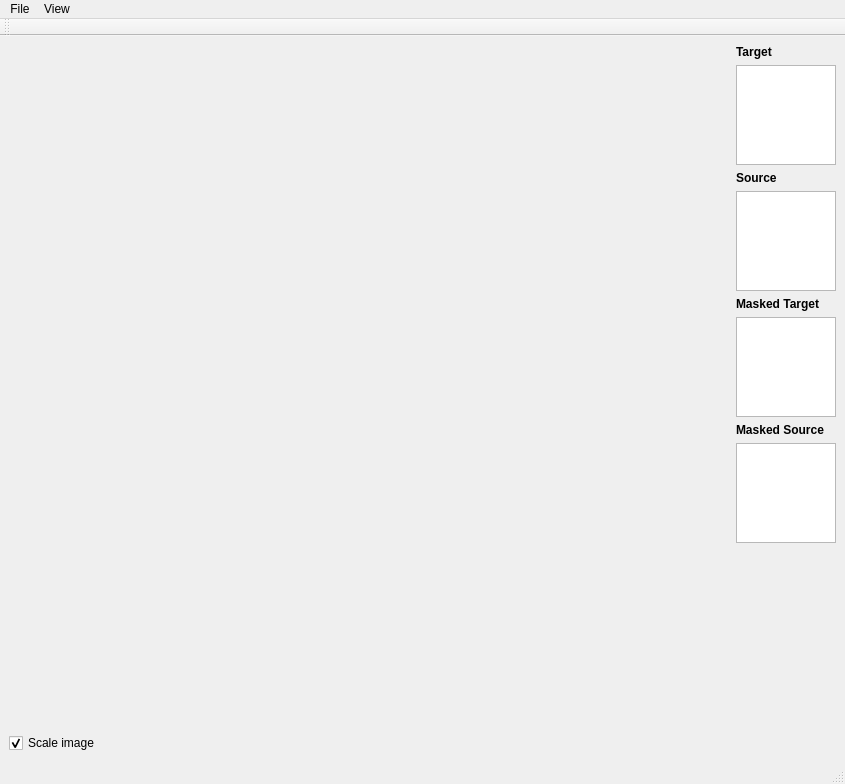
<?xml version="1.0" encoding="UTF-8"?>
<ui version="4.0">
 <class>BasicViewerWidget</class>
 <widget class="QMainWindow" name="BasicViewerWidget">
  <property name="geometry">
   <rect>
    <x>0</x>
    <y>0</y>
    <width>845</width>
    <height>784</height>
   </rect>
  </property>
  <property name="sizePolicy">
   <sizepolicy hsizetype="Expanding" vsizetype="Expanding">
    <horstretch>0</horstretch>
    <verstretch>0</verstretch>
   </sizepolicy>
  </property>
  <property name="windowTitle">
   <string>Patch Based Inpainting</string>
  </property>
  <widget class="QWidget" name="centralwidget">
   <property name="sizePolicy">
    <sizepolicy hsizetype="Expanding" vsizetype="Expanding">
     <horstretch>0</horstretch>
     <verstretch>0</verstretch>
    </sizepolicy>
   </property>
   <layout class="QGridLayout" name="gridLayout">
    <item row="0" column="0">
     <layout class="QHBoxLayout" name="horizontalLayout" stretch="0,6,1">
      <item>
       <layout class="QVBoxLayout" name="verticalLayout"/>
      </item>
      <item>
       <layout class="QVBoxLayout" name="verticalLayout_2" stretch="0,9">
        <property name="sizeConstraint">
         <enum>QLayout::SetNoConstraint</enum>
        </property>
        <item>
         <layout class="QHBoxLayout" name="horizontalLayout_10"/>
        </item>
        <item>
         <widget class="QVTKWidget" name="qvtkWidget"/>
        </item>
       </layout>
      </item>
      <item>
       <layout class="QVBoxLayout" name="verticalLayout_6">
        <item>
         <layout class="QHBoxLayout" name="horizontalLayout_4">
          <item>
           <widget class="QLabel" name="label_4">
            <property name="font">
             <font>
              <weight>75</weight>
              <bold>true</bold>
             </font>
            </property>
            <property name="text">
             <string>Target</string>
            </property>
           </widget>
          </item>
         </layout>
        </item>
        <item>
         <widget class="QGraphicsView" name="gfxTarget">
          <property name="enabled">
           <bool>true</bool>
          </property>
          <property name="maximumSize">
           <size>
            <width>100</width>
            <height>100</height>
           </size>
          </property>
          <property name="baseSize">
           <size>
            <width>50</width>
            <height>50</height>
           </size>
          </property>
          <property name="verticalScrollBarPolicy">
           <enum>Qt::ScrollBarAlwaysOff</enum>
          </property>
          <property name="horizontalScrollBarPolicy">
           <enum>Qt::ScrollBarAlwaysOff</enum>
          </property>
          <property name="backgroundBrush">
           <brush brushstyle="NoBrush">
            <color alpha="255">
             <red>0</red>
             <green>0</green>
             <blue>0</blue>
            </color>
           </brush>
          </property>
         </widget>
        </item>
        <item>
         <layout class="QHBoxLayout" name="horizontalLayout_5">
          <item>
           <widget class="QLabel" name="label_3">
            <property name="font">
             <font>
              <weight>75</weight>
              <bold>true</bold>
             </font>
            </property>
            <property name="text">
             <string>Source</string>
            </property>
           </widget>
          </item>
         </layout>
        </item>
        <item>
         <widget class="QGraphicsView" name="gfxSource">
          <property name="maximumSize">
           <size>
            <width>100</width>
            <height>100</height>
           </size>
          </property>
          <property name="baseSize">
           <size>
            <width>50</width>
            <height>50</height>
           </size>
          </property>
          <property name="verticalScrollBarPolicy">
           <enum>Qt::ScrollBarAlwaysOff</enum>
          </property>
          <property name="horizontalScrollBarPolicy">
           <enum>Qt::ScrollBarAlwaysOff</enum>
          </property>
          <property name="backgroundBrush">
           <brush brushstyle="NoBrush">
            <color alpha="255">
             <red>0</red>
             <green>0</green>
             <blue>0</blue>
            </color>
           </brush>
          </property>
         </widget>
        </item>
        <item>
         <widget class="QLabel" name="label">
          <property name="font">
           <font>
            <weight>75</weight>
            <bold>true</bold>
           </font>
          </property>
          <property name="text">
           <string>Masked Target</string>
          </property>
         </widget>
        </item>
        <item>
         <widget class="QGraphicsView" name="gfxMaskedTarget">
          <property name="maximumSize">
           <size>
            <width>100</width>
            <height>100</height>
           </size>
          </property>
         </widget>
        </item>
        <item>
         <widget class="QLabel" name="label_2">
          <property name="font">
           <font>
            <weight>75</weight>
            <bold>true</bold>
           </font>
          </property>
          <property name="text">
           <string>Masked Source</string>
          </property>
         </widget>
        </item>
        <item>
         <widget class="QGraphicsView" name="gfxMaskedSource">
          <property name="maximumSize">
           <size>
            <width>100</width>
            <height>100</height>
           </size>
          </property>
         </widget>
        </item>
        <item>
         <spacer name="verticalSpacer">
          <property name="orientation">
           <enum>Qt::Vertical</enum>
          </property>
          <property name="sizeHint" stdset="0">
           <size>
            <width>20</width>
            <height>40</height>
           </size>
          </property>
         </spacer>
        </item>
       </layout>
      </item>
     </layout>
    </item>
    <item row="1" column="0">
     <widget class="QCheckBox" name="chkScaleImage">
      <property name="text">
       <string>Scale image</string>
      </property>
      <property name="checked">
       <bool>true</bool>
      </property>
     </widget>
    </item>
   </layout>
  </widget>
  <widget class="QMenuBar" name="menubar">
   <property name="geometry">
    <rect>
     <x>0</x>
     <y>0</y>
     <width>845</width>
     <height>28</height>
    </rect>
   </property>
   <widget class="QMenu" name="menuFile">
    <property name="title">
     <string>File</string>
    </property>
    <addaction name="actionSave"/>
    <addaction name="actionQuit"/>
   </widget>
   <widget class="QMenu" name="menuView">
    <property name="title">
     <string>View</string>
    </property>
    <addaction name="actionFlipImageVertically"/>
    <addaction name="actionFlipImageHorizontally"/>
   </widget>
   <addaction name="menuFile"/>
   <addaction name="menuView"/>
  </widget>
  <widget class="QStatusBar" name="statusbar"/>
  <widget class="QToolBar" name="toolBar">
   <property name="windowTitle">
    <string>toolBar</string>
   </property>
   <attribute name="toolBarArea">
    <enum>TopToolBarArea</enum>
   </attribute>
   <attribute name="toolBarBreak">
    <bool>false</bool>
   </attribute>
  </widget>
  <action name="actionOpen">
   <property name="text">
    <string>Open</string>
   </property>
  </action>
  <action name="actionSavePointsLeft">
   <property name="text">
    <string>Save Points</string>
   </property>
  </action>
  <action name="actionSavePointsRight">
   <property name="text">
    <string>Save Points</string>
   </property>
  </action>
  <action name="actionOpenImageRight">
   <property name="text">
    <string>Open Image</string>
   </property>
  </action>
  <action name="actionLoadPointsLeft">
   <property name="text">
    <string>Load Points</string>
   </property>
  </action>
  <action name="actionLoadPointsRight">
   <property name="text">
    <string>Load Points</string>
   </property>
  </action>
  <action name="actionHelp">
   <property name="text">
    <string>Help</string>
   </property>
  </action>
  <action name="actionQuit">
   <property name="text">
    <string>Quit</string>
   </property>
  </action>
  <action name="actionOpenPointCloudLeft">
   <property name="text">
    <string>Open PointCloud</string>
   </property>
  </action>
  <action name="actionOpenPointCloudRight">
   <property name="text">
    <string>Open PointCloud</string>
   </property>
  </action>
  <action name="actionFlipImageVertically">
   <property name="text">
    <string>Flip Image Vertically</string>
   </property>
  </action>
  <action name="actionFlipRightImage">
   <property name="text">
    <string>Flip Right Image</string>
   </property>
  </action>
  <action name="actionSaveResult">
   <property name="text">
    <string>Save Result</string>
   </property>
  </action>
  <action name="actionOpenMask">
   <property name="text">
    <string>Open Mask</string>
   </property>
  </action>
  <action name="actionOpenMaskInverted">
   <property name="text">
    <string>Open Mask Inverted</string>
   </property>
  </action>
  <action name="actionFlipImageHorizontally">
   <property name="text">
    <string>Flip Image Horizontally</string>
   </property>
  </action>
  <action name="actionSave">
   <property name="text">
    <string>Save</string>
   </property>
  </action>
 </widget>
 <customwidgets>
  <customwidget>
   <class>QVTKWidget</class>
   <extends>QWidget</extends>
   <header>QVTKWidget.h</header>
  </customwidget>
 </customwidgets>
 <resources/>
 <connections/>
</ui>
